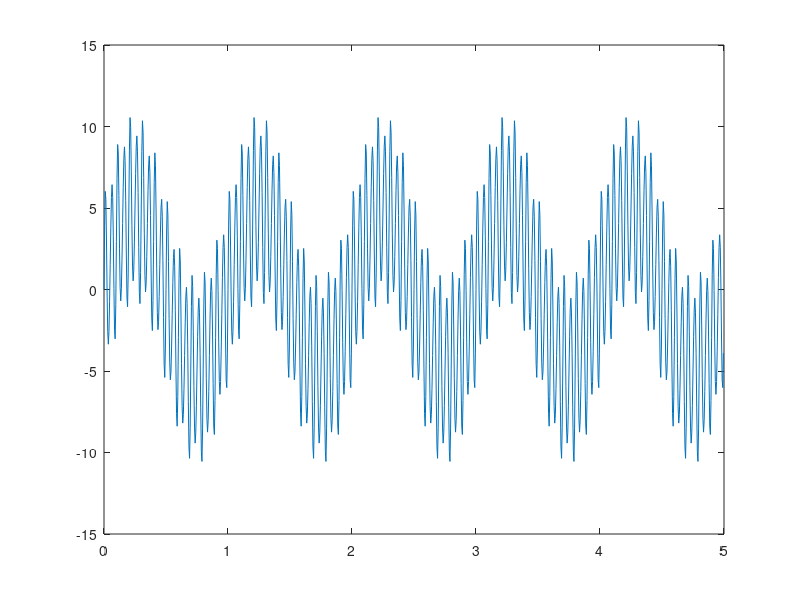
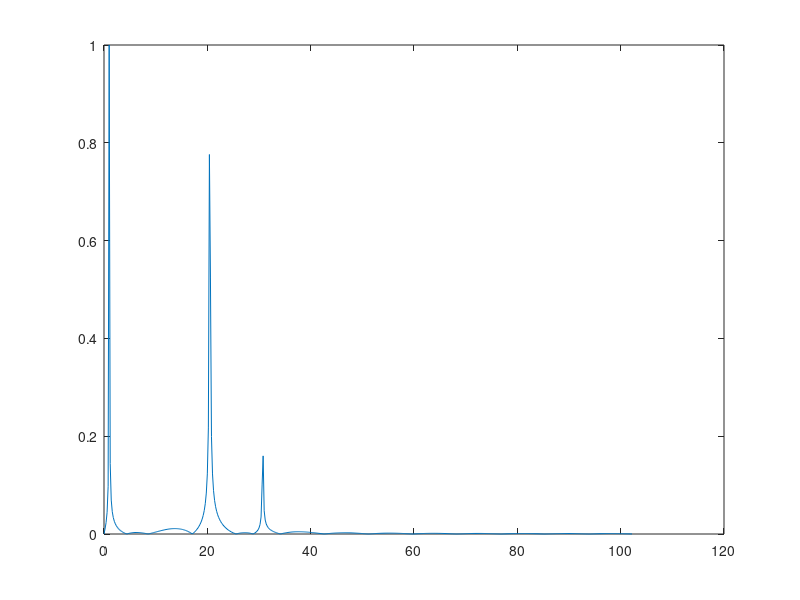
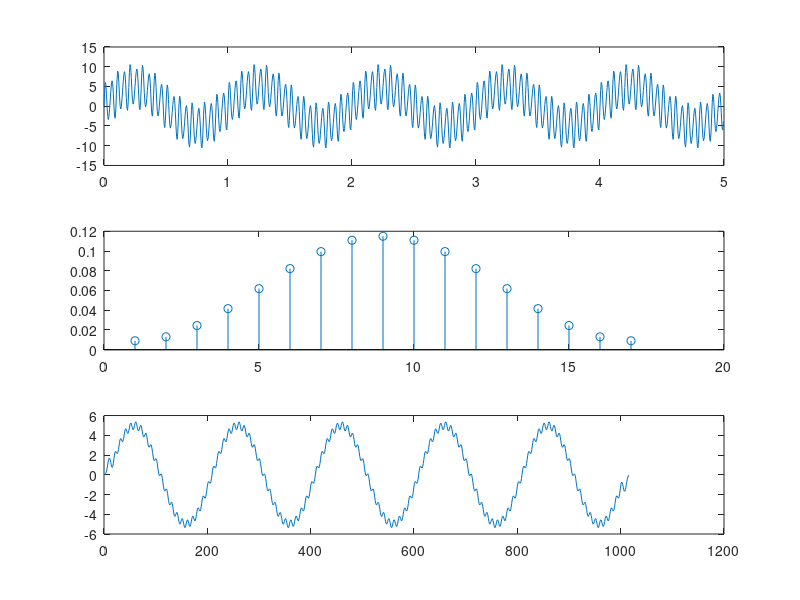
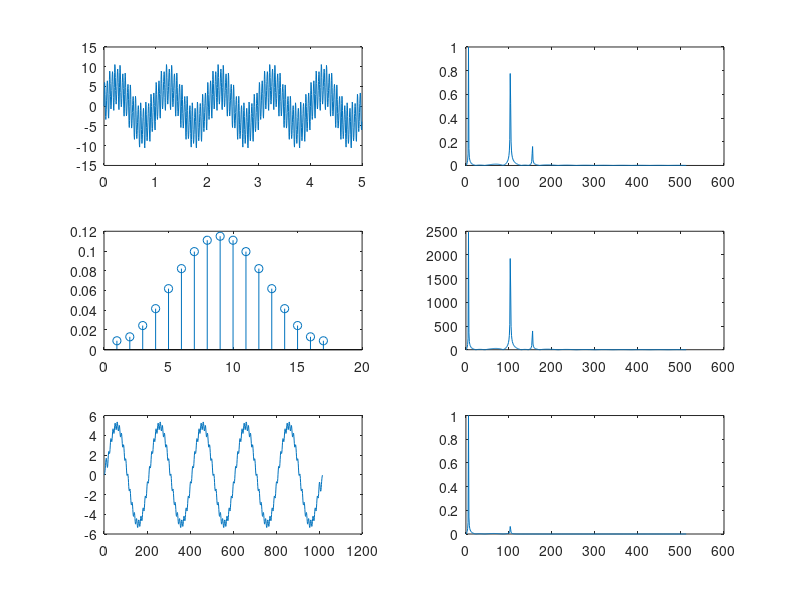

Here is the MATLAB script that generated these plots, in order:
clc; clear; close all;

% figure 1
fs = 200; % 샘플링 주파수 200Hz
ts = 1/fs; % 샘플링 주기
dt = 0 : ts : 5-ts; % time vector, 0부터 해당 구간까지

f1 = 1; f2 = 20; f3 = 30;

y = 5*sin(2*pi*f1*dt) + 5*sin(2*pi*f2*dt) + sin(2*pi*f3*dt);
% 3가지 주파수 성분을 갖는 신호 예제 (Time domain)
figure(1); plot(dt,y); % 생성한 신호 확인

% figure 2
nfft = length(y); % 1000
nfft2 = 2.^nextpow2(nfft); % 1024
% nextpow2 : 인자의 2의 최소 거듭제곱 지수를 반환

fy = fft(y,nfft2); % y에 대한 magnitude와 phase 반환
fy = fy(1:nfft2/2);

xfft = fs.*(0:nfft2/2 - 1)/nfft;
figure(2); plot(xfft, abs(fy/max(fy))); % normalizing 결과

% figure 3
% LPF를 위한 H(f) 설계
cut_off = 5/fs/2;
order = 16;
h = fir1(order, cut_off);

con = conv(y, h); % y와 h를 convolution
figure(3);
subplot(3,1,1); plot(dt,y);
subplot(3,1,2); stem(h);
subplot(3,1,3); plot(con);

% figure 4
fh = fft(h, nfft2);
fh = fh(1:nfft2/2);
mul = fh.*fy;
con = conv(y,h);

figure(4);
subplot(3,2,1); plot(dt,y);
subplot(3,2,3); stem(h);
subplot(3,2,5); plot(con);

subplot(3,2,2); plot(abs(fy/max(fy))); % magnitude에 대한 normalizing
subplot(3,2,4); plot(abs(fy/max(fh)));
subplot(3,2,6); plot(abs(mul/max(mul)));
